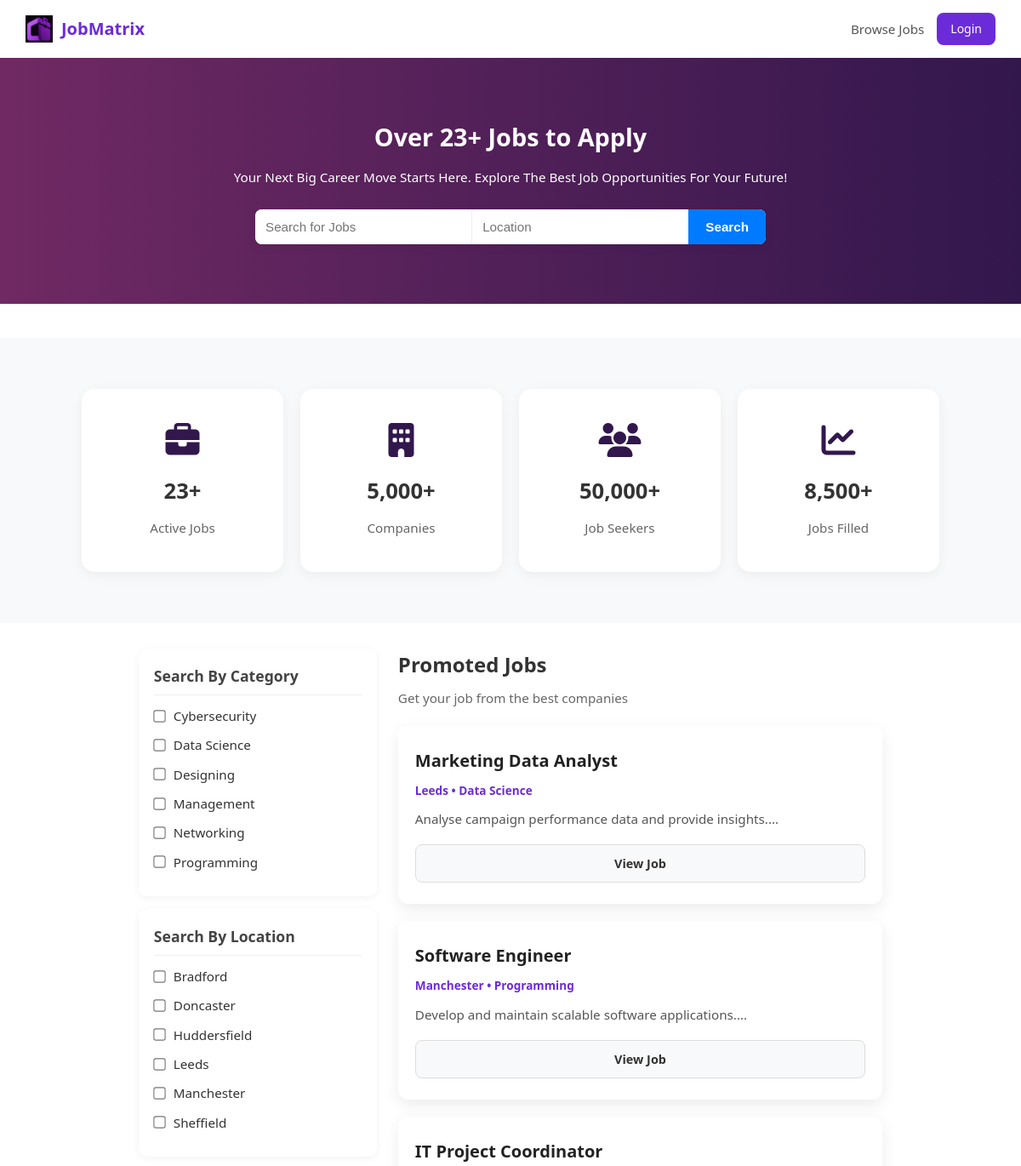
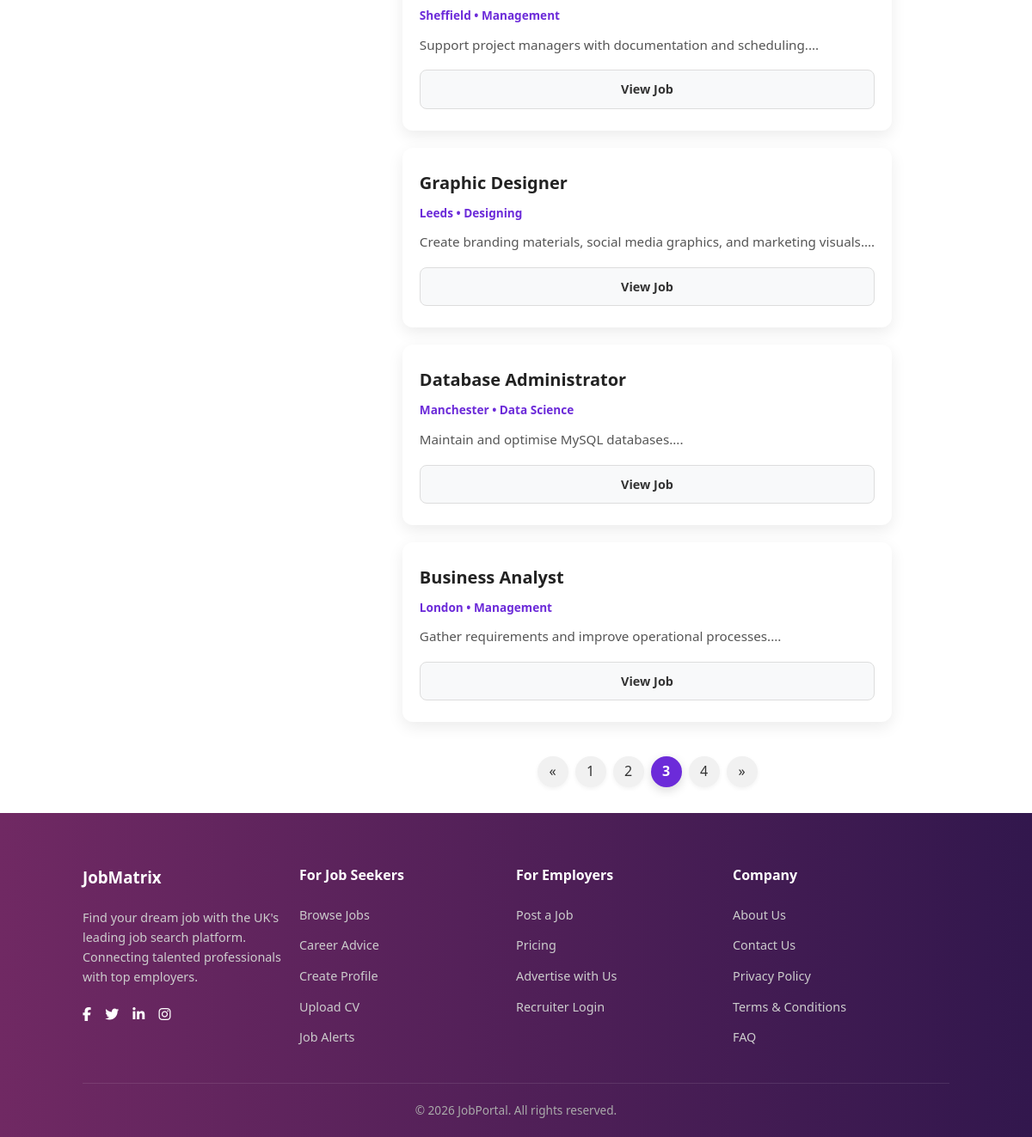
/?page=3, run on the app's committed database (2 pictures, top to bottom).
### tables this page shows
CREATE TABLE `jobs` (
  `id` int(11) NOT NULL,
  `title` varchar(255) DEFAULT NULL,
  `company` varchar(255) DEFAULT NULL,
  `location` varchar(255) DEFAULT NULL,
  `salary` varchar(100) DEFAULT NULL,
  `type` varchar(50) DEFAULT NULL,
  `category` varchar(100) DEFAULT NULL,
  `description` text DEFAULT NULL,
  `created_at` timestamp NOT NULL DEFAULT current_timestamp(),
  `is_promoted` tinyint(1) DEFAULT 0
);

### index.php (the view, shortened to what this page needs)
<?php
include 'includes/db.php';
include 'includes/header.php';
$jobsPerPage = 6;
$page = isset($_GET['page']) ? (int)$_GET['page'] : 1;
$offset = ($page - 1) * $jobsPerPage;
$totalQuery = "SELECT COUNT(*) as total FROM jobs";
$totalResult = mysqli_query($conn, $totalQuery);
$totalRow = mysqli_fetch_assoc($totalResult);
$totalJobs = $totalRow['total'];
$totalPages = ceil($totalJobs / $jobsPerPage);
$jobsQuery = "SELECT * FROM jobs
              ORDER BY is_promoted DESC, created_at DESC
              LIMIT $jobsPerPage OFFSET $offset";
$jobsResult = mysqli_query($conn, $jobsQuery);
$activeResult = $conn->query("SELECT COUNT(*) AS total_jobs FROM jobs");
$activeRow = $activeResult->fetch_assoc();
$total_active_jobs = $activeRow['total_jobs'];
?>
<section class="banner">
    <h1>Over <?php echo number_format($total_active_jobs); ?>+ Jobs to Apply</h1>
    <p>Your Next Big Career Move Starts Here. Explore The Best Job Opportunities For Your Future!</p>
    <div class="search-form">
        <input type="text" placeholder="Search for Jobs">
        <input type="text" placeholder="Location">
        <button>Search</button>
    </div>
</section>
<section class="stats">
    <div class="stats-container">
        <div class="stat-card">
            <i class="fas fa-briefcase"></i>
            <h3><?php echo number_format($total_active_jobs); ?>+</h3>
            <p>Active Jobs</p>
        </div>
        <div class="stat-card">
            <i class="fas fa-building"></i>
            <h3>5,000+</h3>
            <p>Companies</p>
        </div>
        <div class="stat-card">
            <i class="fas fa-users"></i>
            <h3>50,000+</h3>
            <p>Job Seekers</p>
        </div>
        <div class="stat-card">
            <i class="fas fa-chart-line"></i>
            <h3>8,500+</h3>
            <p>Jobs Filled</p>
        </div>
    </div>
</section>
<div class="main-container">
    <aside class="sidebar">
        <div class="filter-section">
            <h3>Search By Category</h3>
            <form>
                <label><input type="checkbox">Cybersecurity</label>
                <label><input type="checkbox">Data Science</label>
                <label><input type="checkbox">Designing</label>
                <label><input type="checkbox">Management</label>
                <label><input type="checkbox">Networking</label>
                <label><input type="checkbox">Programming</label>
            </form>
        </div>
        <div class="filter-section">
            <h3>Search By Location</h3>
            <form>
                <label><input type="checkbox">Bradford</label>
                <label><input type="checkbox">Doncaster</label>
                <label><input type="checkbox">Huddersfield</label>
                <label><input type="checkbox">Leeds</label>
                <label><input type="checkbox">Manchester</label>
                <label><input type="checkbox">Sheffield</label>
            </form>
        </div>
    </aside>
    <section class="latest-jobs">
        <h2>Promoted Jobs</h2>
        <p>Get your job from the best companies</p>
        <div class="job-cards">
            <?php while($job = mysqli_fetch_assoc($jobsResult)) { ?>
                <div class="job-card">
                    <h3><?php echo $job['title']; ?></h3>
                    <p class="level">
                        <?php echo $job['location']; ?> • <?php echo $job['category']; ?>
                    </p>
                    <p class="desc">
                        <?php echo substr($job['description'], 0, 120); ?>...
                    </p>
                    <div class="action">
                        <a href="job.php?id=<?php echo $job['id']; ?>" class="learn">View Job</a>
                    </div>
                </div>
            <?php } ?>
        </div>
        <div class="pagination">
            <?php if ($page > 1): ?>
                <a href="?page=<?php echo $page - 1; ?>">&laquo;</a>
            <?php endif; ?>
            <?php for ($i = 1; $i <= $totalPages; $i++): ?>
                <a href="?page=<?php echo $i; ?>"
                   class="<?php echo ($i == $page) ? 'active' : ''; ?>">
                   <?php echo $i; ?>
                </a>
            <?php endfor; ?>
            <?php if ($page < $totalPages): ?>
                <a href="?page=<?php echo $page + 1; ?>">&raquo;</a>
            <?php endif; ?>
        </div>
    </section>
</div>
<?php include 'includes/footer.php'; ?>

### assets/css/style.css (style rules this page uses)
* { margin: 0; padding: 0; box-sizing: border-box; }
body { font-family: 'Segoe UI', Tahoma, Geneva, Verdana, sans-serif; background-color: white; color: #333; line-height: 1.6; min-height: 100vh; display: flex; flex-direction: column; }
.banner { background: linear-gradient(90deg, #702963 0%, #32174d 100%); color: white; text-align: center; padding: 70px 20px; }
.banner h1 { font-size: 1.8rem; margin-bottom: 12px; }
.banner p { font-size: 0.95rem; max-width: 700px; margin: 0 auto 25px; }
.search-form { display: flex; max-width: 600px; margin: 0 auto; background: white; border-radius: 8px; overflow: hidden; box-shadow: 0 4px 12px rgba(0, 0, 0, 0.05); }
.search-form input { flex: 1; padding: 12px; border: none; font-size: 0.95rem; }
.search-form input:first-child { border-right: 1px solid #eee; }
.search-form button { background: #007bff; color: white; border: none; padding: 0 20px; font-weight: 600; cursor: pointer; transition: 0.3s; font-size: 0.95rem; }
.stats { margin-top: 40px; padding: 60px 8%; background: #f8f9fa; }
.stats-container { display: flex; justify-content: space-between; flex-wrap: wrap; gap: 20px; }
.stat-card { flex: 1; min-width: 220px; background: #fff; border-radius: 15px; padding: 40px 20px; text-align: center; box-shadow: 0 4px 15px rgba(0, 0, 0, 0.05); transition: all 0.3s ease; }
.stat-card i { font-size: 40px; color: #32174d; margin-bottom: 20px; }
.stat-card h3 { font-size: 1.6rem; margin-bottom: 10px; font-weight: 700; }
.stat-card p { color: #666; font-size: 0.95rem; }
.main-container { display: flex; max-width: 1400px; margin: 30px auto; padding: 0 15px; gap: 25px; flex: 1; }
.sidebar { width: 280px; flex-shrink: 0; }
.filter-section { background: #fff; padding: 18px; border-radius: 10px; box-shadow: 0 2px 10px rgba(0, 0, 0, 0.05); margin-bottom: 15px; }
.filter-section h3 { font-size: 1.1rem; margin-bottom: 12px; color: #444; border-bottom: 1px solid #eee; padding-bottom: 8px; }
.filter-section label { display: flex; align-items: center; margin-bottom: 10px; font-size: 0.95rem; cursor: pointer; }
.filter-section input { margin-right: 10px; transform: scale(1.1); }
.latest-jobs { flex: 1; order: 1; }
.latest-jobs h2 { font-size: 1.5rem; margin-bottom: 8px; color: #333; }
.latest-jobs > p { color: #666; margin-bottom: 20px; font-size: 0.95rem; }
.job-cards { display: grid; grid-template-columns: repeat(auto-fit, minmax(280px, 1fr)); gap: 20px; margin-bottom: 40px; }
.job-card { background: #fff; border-radius: 12px; padding: 25px 20px; box-shadow: 0 6px 18px rgba(0,0,0,0.08); transition: all 0.3s ease; display: flex; flex-direction: column; justify-content: space-between; position: relative; }
.job-card h3 { font-size: 1.25rem; margin-bottom: 8px; color: #222; }
.level { font-size: 0.85rem; color: #6c2bd9; font-weight: 600; margin-bottom: 12px; }
.desc { font-size: 0.95rem; color: #555; line-height: 1.5; margin-bottom: 18px; display: -webkit-box; -webkit-line-clamp: 3; -webkit-box-orient: vertical; overflow: hidden; }
.action { display: flex; gap: 10px; margin-top: auto; }
.action a { flex: 1; padding: 10px 0; text-align: center; border-radius: 8px; font-weight: 600; font-size: 0.9rem; text-decoration: none; transition: all 0.3s ease; }
.action .learn { background: #f8f9fa; color: #333; border: 1px solid #ddd; }
.pagination { display: flex; justify-content: center; align-items: center; gap: 8px; margin-top: 30px; flex-wrap: wrap; }
.pagination a { display: inline-flex; align-items: center; justify-content: center; min-width: 36px; height: 36px; padding: 0 10px; background: #f1f1f1; color: #333; font-weight: 500; border-radius: 50px; text-decoration: none; transition: all 0.3s ease; box-shadow: 0 2px 5px rgba(0,0,0,0.05); }
.pagination a.active { background: #6c2bd9; color: white; font-weight: 600; box-shadow: 0 4px 12px rgba(0,0,0,0.15); }

### data on the page
jobs: title "Marketing Data Analyst", location "Leeds", category "Data Science", description "Analyse campaign performance data and provide insights."
jobs: title "Software Engineer", location "Manchester", category "Programming", description "Develop and maintain scalable software applications."
jobs: title "IT Project Coordinator", location "Sheffield", category "Management", description "Support project managers with documentation and scheduling."
jobs: title "Graphic Designer", location "Leeds", category "Designing", description "Create branding materials, social media graphics, and marketing visuals."
jobs: title "Database Administrator", location "Manchester", category "Data Science", description "Maintain and optimise MySQL databases."
jobs: title "Business Analyst", location "London", category "Management", description "Gather requirements and improve operational processes."

### other printed values
$total_active_jobs "23"
